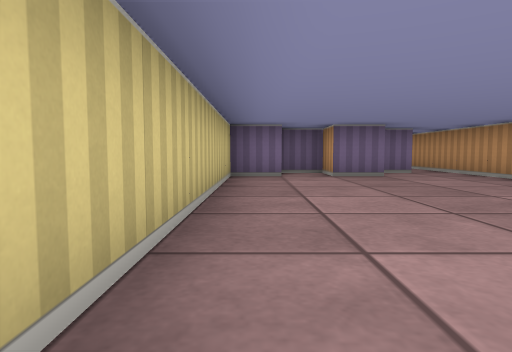
[1] (above)

12 first-person views from a walk through a cub3D maze. The camera is about half as high as the walls, tilts 4° down and sees 75° across. The floor is counted in squares. Each view is taken from the middle of a square. On the plan, view 1 faces up. The plan holds only what a view shows up to about 9 squares ahead; the rest is blank.

[2]
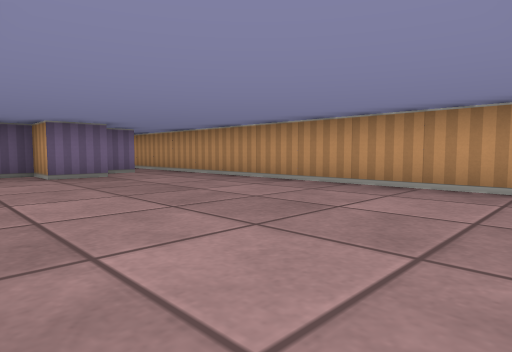

[3]
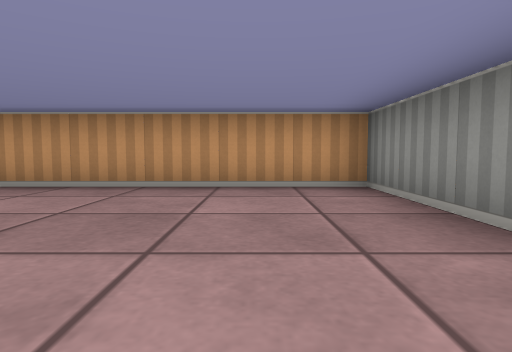

[4]
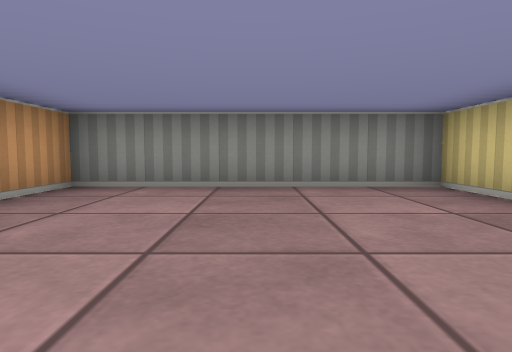

[5]
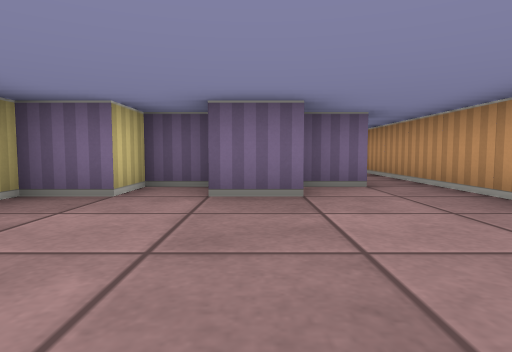

[6]
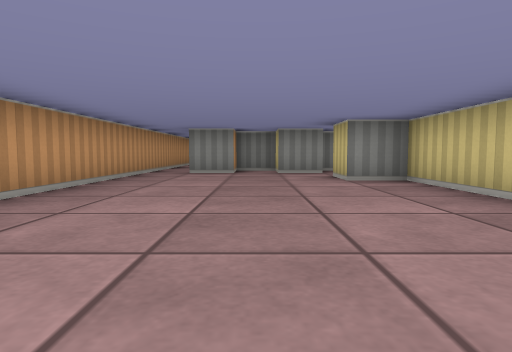

[7]
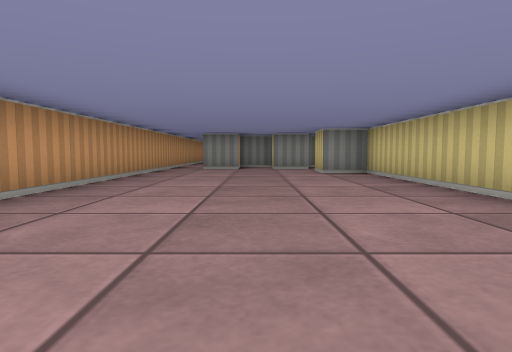

[8]
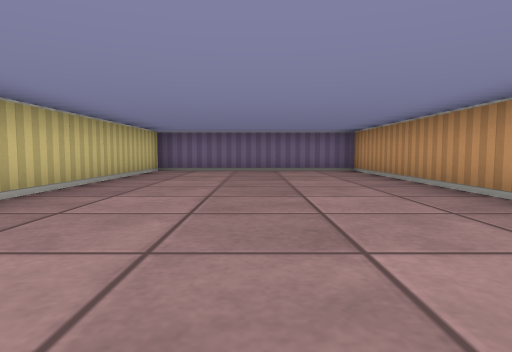

[9]
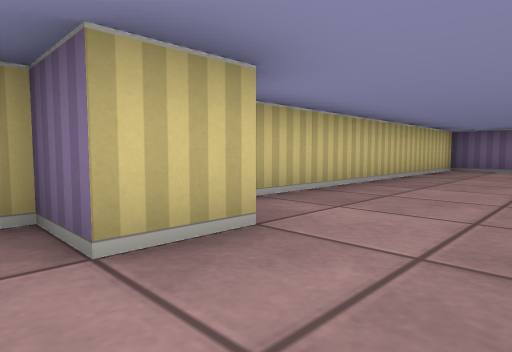

[10]
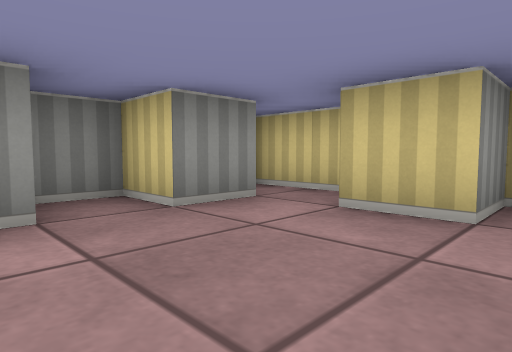

[11]
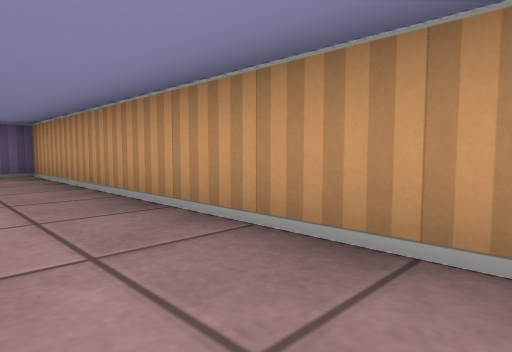

[12]
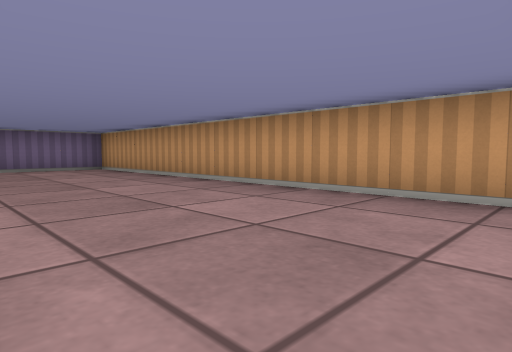

### Floor plan
Ten units are one square. View 1 is at (0, 0); x grows to the right and y downward. Boxes are objects, and circles mark ways between rooms. Rooms are numbered by the first view taken in them; rooms with no view inside come last. Other rooms are left out.
<svg viewBox="-10 -190 60 200">
<path fill="none" stroke="#000" d="M26 -65 15 -65M5 -65 -5 -65 -5 5 45 5 45 -85M15 -75 5 -75M36 -75 25 -75M25 -85 35 -85M5 -85 15 -85M45 -85 45 -185 -5 -185 -5 -105 5 -105 5 -95 -5 -95 -5 -75M15 -75 25 -75"/>
<circle cx="40" cy="-80" r="3" fill="#2a7"/>
<text x="20" y="-30">1</text>
<text x="20" y="-130">2</text>
</svg>
Room 1 opens to room 2.

Where each view was taken, in squares from view 1:
view 1: 0 up, 0 right, facing up
view 2: 0 up, 0 right, facing up-right
view 3: 1 up, 0 right, facing right
view 4: 4 up, 2 right, facing down
view 5: 3 up, 2 right, facing up
view 6: 16 up, 2 right, facing down
view 7: 18 up, 2 right, facing down
view 8: 10 up, 2 right, facing up
view 9: 9 up, 2 right, facing up-left
view 10: 11 up, 3 right, facing down-left
view 11: 11 up, 3 right, facing up-right
view 12: 9 up, 1 right, facing up-right
